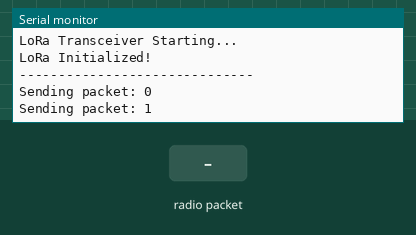
The sketch below on a simulated Arduino Uno, built with avr-gcc and run on an emulated ATmega328P. On the bench: the last lines printed to the serial monitor. Inputs (shaded band) come from the test bench. No radio packets arrive unless stated.

Above: at 2.9 s.
3.0 s: radio packet "1" arrives
At 5.4 s:
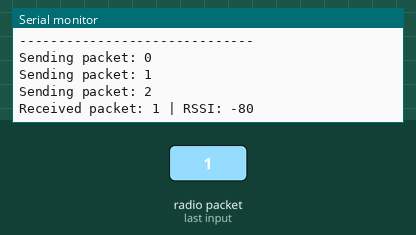
5.7 s: radio packet "0" arrives
At 6.9 s:
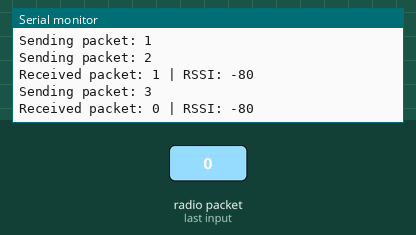
8.2 s: radio packet "2" arrives
At 9.4 s:
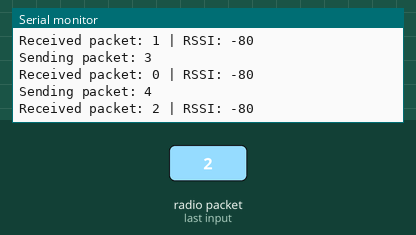
Timing chart, 0 to 11.2 s (numbered marks = the images above; inputs shaded):
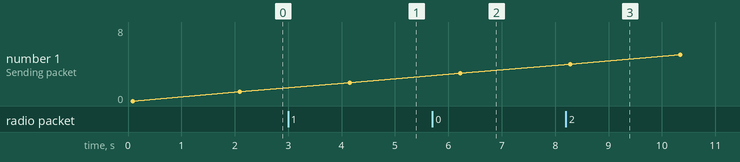

The sketch:

LoRa_Send.ino
```cpp
#include <SPI.h>
#include <LoRa.h>

// Pin definitions for Arduino Uno
#define NSS   10   // LoRa chip select
#define RESET 9    // LoRa reset
#define DIO0  2    // LoRa DIO0

int counter = 0;

void setup() {
  Serial.begin(9600);
  while (!Serial);

  Serial.println("LoRa Transceiver Starting...");

  LoRa.setPins(NSS, RESET, DIO0);

  // Use the confirmed 433 MHz frequency
  if (!LoRa.begin(434E6)) {
    Serial.println("Starting LoRa failed!");
    while (1);
  }

  Serial.println("LoRa Initialized!");
  Serial.println("------------------------------");
}

void loop() {
  // --- Send a message ---
  Serial.print("Sending packet: ");
  Serial.println(counter);

  LoRa.beginPacket();
  LoRa.print("Hello from Arduino ");
  LoRa.print(counter);
  LoRa.endPacket();

  counter++;

  // --- Listen for incoming packets ---
  int packetSize = LoRa.parsePacket();
  if (packetSize) {
    Serial.print("Received packet: ");
    while (LoRa.available()) {
      Serial.print((char)LoRa.read());
    }

    Serial.print(" | RSSI: ");
    Serial.println(LoRa.packetRssi());
  }

  delay(2000);
}
```

Measured:
- after the input at 3.0 s, the serial monitor: prints a new line after 1.2 s (image 1)
- after the input at 5.7 s, the serial monitor: prints a new line after 0.58 s (image 2)
- after the input at 8.2 s, the serial monitor: prints a new line after 0.14 s (image 3)
